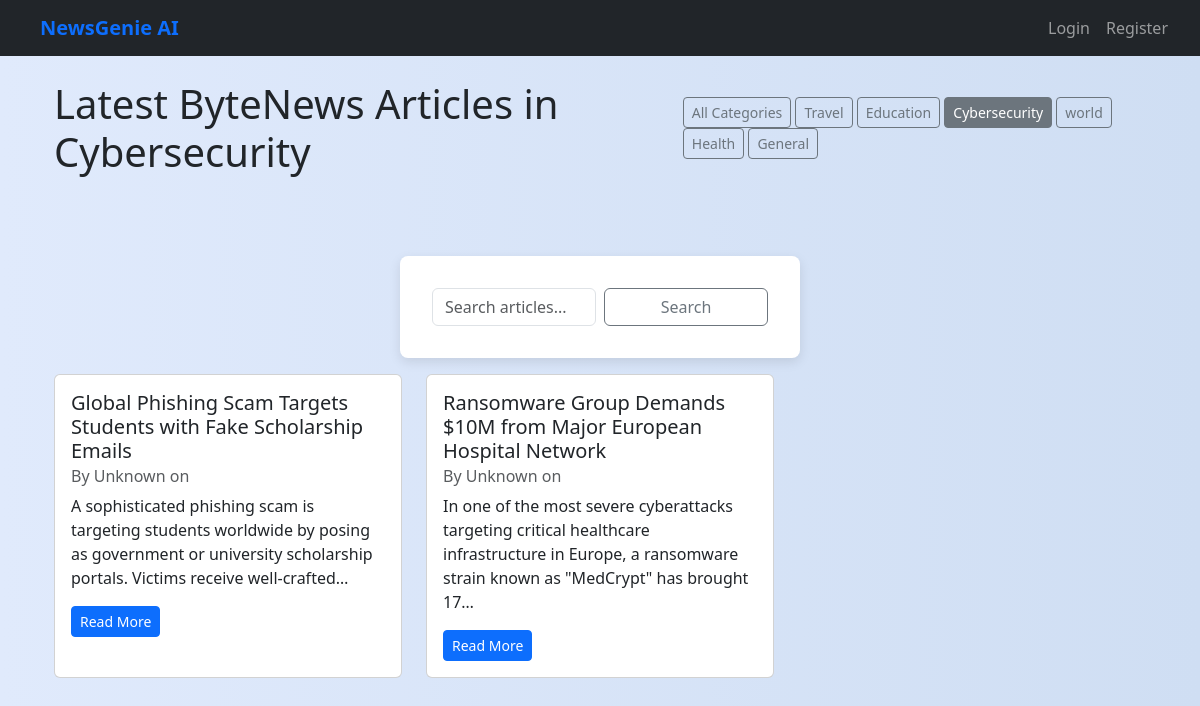
The page /articles/?category=Cybersecurity on the database its author committed.
### news/models.py (models this page shows, shortened)
class Category(models.Model):
    name = models.CharField(max_length=100)
    description = models.TextField(blank=True)
    class Meta:
        ordering = ['name']

class Article(models.Model):
    title = models.CharField(max_length=200)
    content = models.TextField()
    summary = models.TextField(blank=True)
    source_url = models.URLField()
    category = models.ForeignKey(Category, on_delete=models.CASCADE)
    published_date = models.DateTimeField(default=timezone.now)
    link = models.URLField(null=True, blank=True)
    publication_date = models.DateTimeField(null=True, blank=True)
    author = models.CharField(max_length=255, default='Unknown')
    created_at = models.DateTimeField(auto_now_add=True)
    audio_file = models.FileField(upload_to='audio/', blank=True, null=True)
    class Meta:
        ordering = ['-published_date']

### news/views.py (the view, shortened to what this page needs)
# urls.py: path('', ArticleListView.as_view(), name='home'),  # ✅ This name='home' must exist!
class ArticleListView(ListView):
    model = Article
    template_name = 'news/article_list.html'
    context_object_name = 'articles'
    ordering = ['-published_date']
    paginate_by = 10
    def get_queryset(self):
        queryset = super().get_queryset()
        category_name = self.request.GET.get('category')
        query = self.request.GET.get('q')
        if category_name:
            queryset = queryset.filter(category__name__iexact=category_name)
        return queryset
    def get_context_data(self, **kwargs):
        context = super().get_context_data(**kwargs)
        context['categories'] = Category.objects.all()
        context['categories'] = Category.objects.annotate(article_count=Count('article'))
        context['current_category'] = self.request.GET.get('category', '')
        context['query'] = self.request.GET.get('q', '')
        context['recommendations'] = []
        return context

### news/templates/news/article_list.html (shortened to what this page needs)
{% extends 'base.html' %}
{% block content %}
<div class="container mt-4">
    <div class="d-flex justify-content-between align-items-center mb-4">
        <h1 class="mb-0">Latest ByteNews Articles {% if current_category != 'All' %}in {{ current_category }}{% endif %}</h1>
        <div>
            <a href="{% url 'home' %}" class="btn btn-outline-secondary btn-sm {% if current_category == 'All' %}active{% endif %}">All Categories</a>
            {% for category in categories %}
                <a href="{% url 'home' %}?category={{ category.name }}" class="btn btn-outline-secondary btn-sm {% if current_category == category.name %}active{% endif %}">{{ category.name }}</a>
            {% endfor %}
        </div>
    </div>
    <form method="get" action="{% url 'home' %}" class="d-flex align-items-stretch mb-3">
        <input type="text" name="q" value="{{ search_query }}" placeholder="Search articles..." class="form-control me-2" />
        <button type="submit" class="btn btn-outline-secondary">Search</button>
    </form>
    <div class="row">
        {% for article in articles %}
        <div class="col-md-6 col-lg-4 mb-4">
            <div class="card h-100">
                <div class="card-body">
                    <h5 class="card-title">{{ article.title }}</h5>
                    <h6 class="card-subtitle mb-2 text-muted">
                        By {{ article.author }} on {{ article.publication_date|date:"F d, Y" }}
                    </h6>
                    <p class="card-text mt-2">{{ article.content|truncatechars:150 }}</p>
                    <a href="{% url 'article_detail' article.pk %}" class="btn btn-sm btn-primary">Read More</a>
                </div>
            </div>
        </div>
        {% empty %}
            <p class="col-12">No articles found.</p>
        {% endfor %}
    </div>
</div>
{% endblock %}

### static/css/styles.css (style rules this page uses)
body { font-family: 'Segoe UI', Tahoma, Geneva, Verdana, sans-serif; background: linear-gradient(to right, #e0eafc, #cfdef3); margin: 0; padding: 0; }
form { background-color: white; max-width: 400px; margin: 5rem auto; padding: 2rem; border-radius: 8px; box-shadow: 0px 4px 12px rgba(0, 0, 0, 0.1); }
button { background-color: #2980b9; color: white; border: none; padding: 0.75rem 1.5rem; width: 100%; border-radius: 5px; font-size: 1rem; transition: background-color 0.3s ease; cursor: pointer; }

### rows shown on the page
Category: name "Cybersecurity"
Category: name "Travel"
Category: name "Education"
Category: name "world"
Category: name "Health"
Category: name "General"
Article: title "Global Phishing Scam Targets Students with Fake Scholarship Emails", author "Unknown", content "A sophisticated phishing scam is targeting students worldwide by posing as government or university scholarship portals. Victims receive well-crafted…"
Article: title "Ransomware Group Demands $10M from Major European Hospital Network", author "Unknown", content "In one of the most severe cyberattacks targeting critical healthcare infrastructure in Europe, a ransomware strain known as \"MedCrypt\" has brought 17…"
